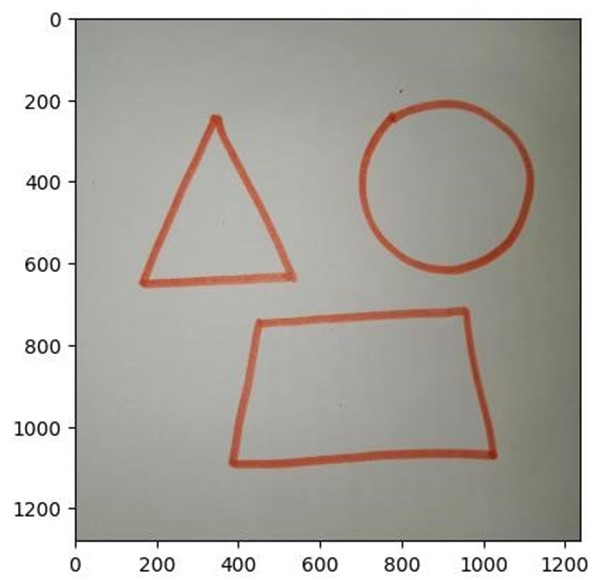
#> input picture shapes3.jpg, 597 x 580 px, given in place of shapes3.jpeg, which was not available
$ python code.py
#> lines starting #> are read from the running program, lines starting #| are printed output that depends on the picture; after the words box and inside, x2 and y2 are one past the last pixel; in counts of white or black regions, pixels touching at a corner belong together; pictures that were not available may be replaced by others from this repository, and a replacement may not be noted
import cv2
import numpy as np
from matplotlib import pyplot as plt
from PIL import Image

# Function to load and preprocess image
def preprocess_image(image_path):
    """
    Loads an image, converts it to grayscale, and applies thresholding & morphological transformations.
    """
#> called with image_path = 'shapes3.jpeg'
    img = Image.open(image_path)
#> img is the input picture: PIL image 597x580 RGB; mean R, G, B 176.9, 173.7, 167.5
    img = np.array(img)
    gray = cv2.cvtColor(img, cv2.COLOR_BGR2GRAY)
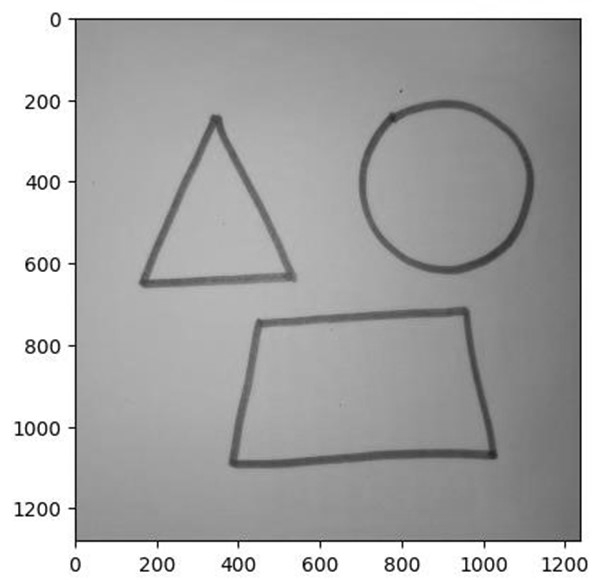
#> gray: shape (580, 597); min 0, max 255, mean 172.2

    # Apply thresholding
    _, threshold = cv2.threshold(gray, 110, 255, cv2.THRESH_BINARY_INV)
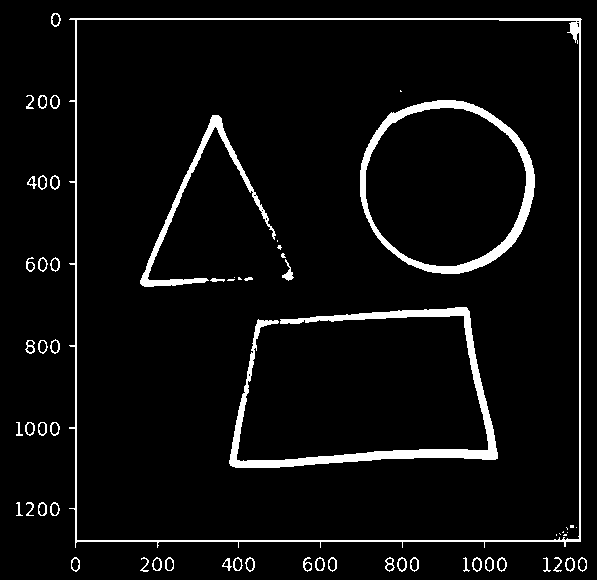
#> threshold: shape (580, 597); 5.3% white; 64 white regions (15 under 20 px), largest, box (x1, y1, x2, y2) and area: (229, 307, 498, 468) 5296, (69, 18, 582, 548) 4471, (360, 100, 535, 274) 3987

    # Morphological operations for noise reduction
    kernel = cv2.getStructuringElement(cv2.MORPH_RECT, (4,4))
    kernelc = cv2.getStructuringElement(cv2.MORPH_RECT, (6,6))
    kernelo = cv2.getStructuringElement(cv2.MORPH_RECT, (3,3))

    dilated = cv2.dilate(threshold, kernel, iterations=3)
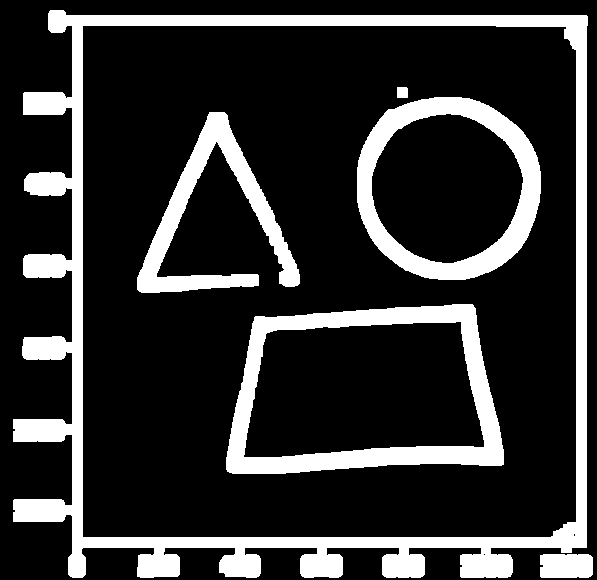
#> dilated: shape (580, 597); 19.7% white; 6 white regions, box (x1, y1, x2, y2) and area: (13, 10, 588, 578) 36176, (226, 304, 504, 474) 12822, (357, 97, 541, 280) 9993, (137, 112, 300, 293) 7722, (540, 554, 593, 578) 1243, (397, 87, 408, 98) 120
    closed = cv2.morphologyEx(dilated, cv2.MORPH_CLOSE, kernelc, iterations=3)
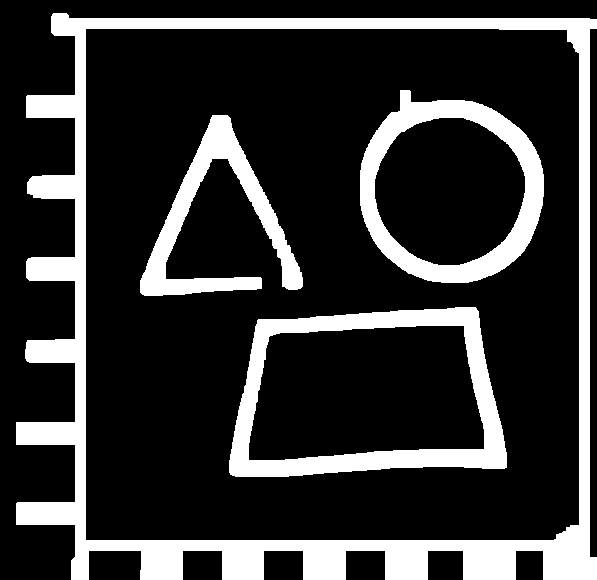
#> closed: shape (580, 597); 20.4% white; 4 white regions, box (x1, y1, x2, y2) and area: (16, 13, 597, 580) 39425, (229, 307, 507, 477) 12897, (360, 90, 544, 283) 10246, (140, 115, 303, 296) 7930
    opening = cv2.morphologyEx(closed, cv2.MORPH_OPEN, kernelo, iterations=8)
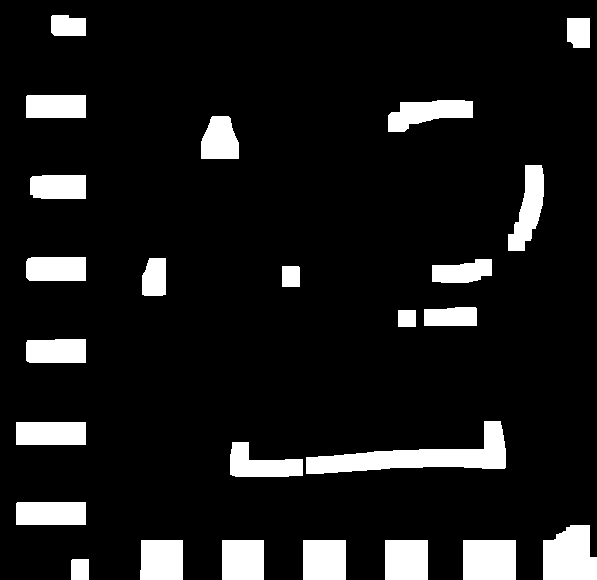
#> opening: shape (580, 597); 10.4% white; 25 white regions

    return img, opening

# Function to detect and classify shapes
def detect_shapes(img, processed_img):
    """
    Identifies and classifies geometric shapes in an image using contour detection.
    """
    contours, _ = cv2.findContours(processed_img, cv2.RETR_TREE, cv2.CHAIN_APPROX_SIMPLE)
#> contours = 25 contours; largest, box (x1, y1, x2, y2) and area: (306, 421, 506, 474) 3942, (543, 525, 597, 580) 2365, (463, 540, 516, 580) 2028, (385, 540, 428, 580) 1638, (303, 540, 346, 580) 1638

    for contour in contours:
        approx = cv2.approxPolyDP(contour, 0.02 * cv2.arcLength(contour, True), True)
        cv2.drawContours(img, [contour], 0, (0, 0, 255), 2)

        M = cv2.moments(contour)
        if M['m00'] != 0.0:
            x = int(M['m10'] / M['m00'])
            y = int(M['m01'] / M['m00'])

            shape_name = ""
            if len(approx) == 3:
                shape_name = 'Triangle'
            elif len(approx) == 4:
                shape_name = 'Rectangle'
            elif len(approx) == 5:
                shape_name = 'Pentagon'
            elif len(approx) == 6:
                shape_name = 'Hexagon'
            else:
                shape_name = 'Circle'

            cv2.putText(img, shape_name, (x, y), cv2.FONT_HERSHEY_SIMPLEX, 1, (255, 0, 0), 2)
#> this loop made 25 passes
#> (approx, x, y, shape_name) on passes 1, 2, 3, 4, 5, 6, 8, 10, 12: ([[72, 559], [71, 579], [88, 579], [88, 559]], 79, 569, 'Rectangle'), ([[463, 540], [463, 579], [515, 579], [515, 540]], 489, 559, 'Rectangle'), ([[385, 540], [385, 579], [427, 579], [427, 540]], 406, 559, 'Rectangle'), ([[303, 540], [303, 579], [345, 579], [345, 540]], 324, 559, 'Rectangle'), ([[222, 540], [222, 579], [263, 579], [263, 540]], 242, 559, 'Rectangle'), ([[141, 540], [140, 579], [182, 579], [182, 540]], 161, 559, 'Rectangle'), ([[16, 503], [16, 524], [85, 524], [85, 502]], 50, 513, 'Rectangle'), ([[16, 422], [16, 444], [85, 444], [85, 422]], 50, 433, 'Rectangle'), ([[26, 342], [29, 362], [85, 362], [85, 339]], 55, 350, 'Rectangle')
#> (x, y, shape_name) on passes 7, 9, 11, 16, 17, 18: (569, 555, 'Hexagon'), (260, 464, 'Hexagon'), (418, 456, 'Hexagon'), (461, 271, 'Pentagon'), (154, 277, 'Pentagon'), (55, 268, 'Pentagon')
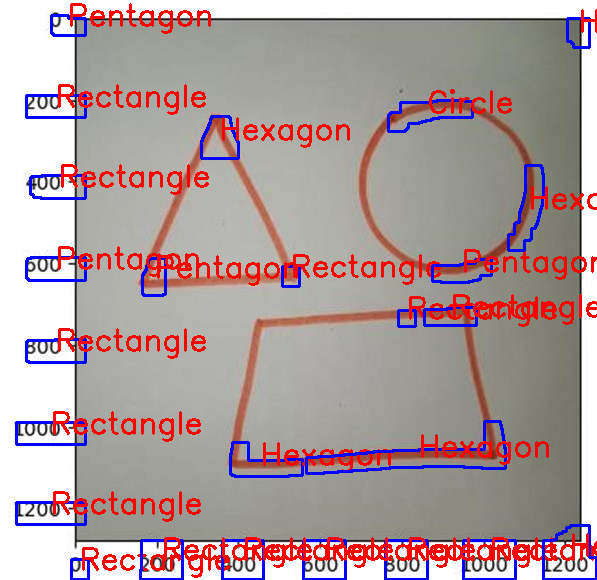
#> img: shape (580, 597, 3); 9.89% of pixels changed, all inside (x1, y1, x2, y2) = (15, 3, 597, 580)

    return img

# Main execution
if __name__ == "__main__":
    image_path = 'shapes3.jpeg'  # Update with your actual image file
    img, processed_img = preprocess_image(image_path)
    result_img = detect_shapes(img, processed_img)

    # Display the result
    plt.imshow(cv2.cvtColor(result_img, cv2.COLOR_BGR2RGB))
    plt.axis("off")
    plt.show()
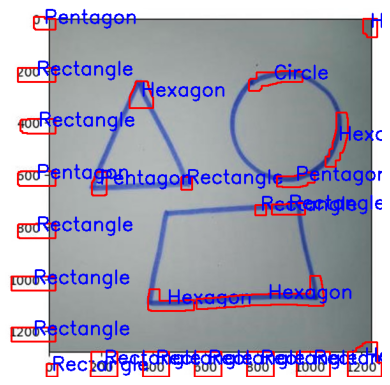
#> figure drawn by matplotlib, 1 panel; B, G, R data is drawn as R, G, B

    # Save the output
    cv2.imwrite("output_shapes_detected.jpg", result_img)
